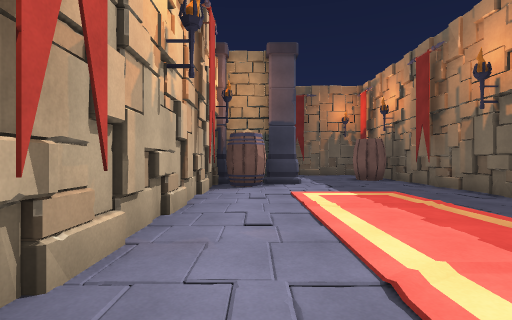
view 1 (above)

24 first-person views from a walk through a scene from a Unity 3-D project. The camera is 1.3 m above the floor, looks level and sees 85° across. The floor is counted in squares, 2 m on a side. Each view is taken from the middle of a square. On the plan, view 1 faces up. The plan holds only what a view shows up to about 9 squares ahead; the rest is blank. The player is left out.

view 2
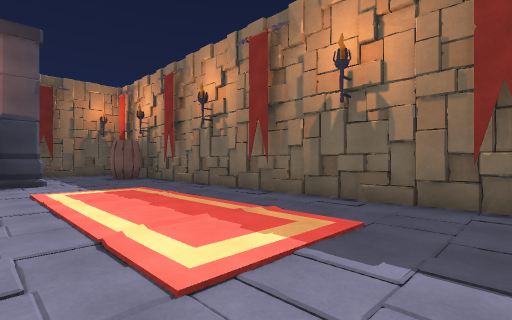

view 3
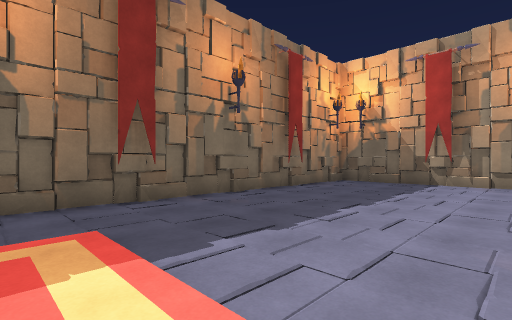

view 4
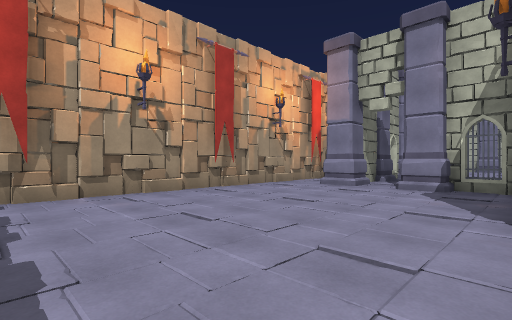

view 5
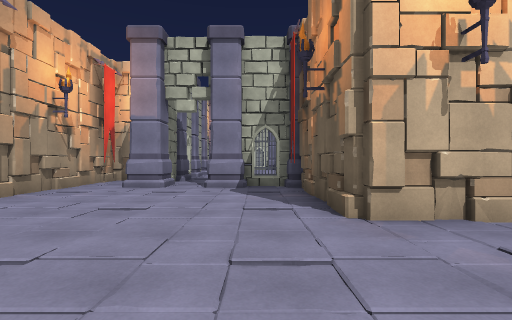

view 6
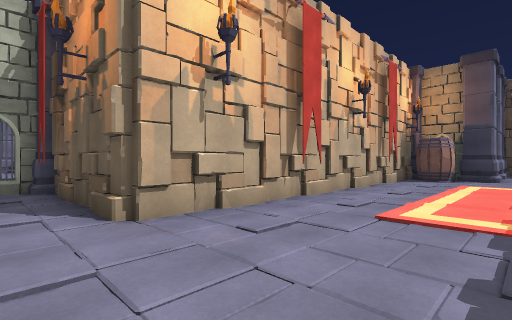

view 7
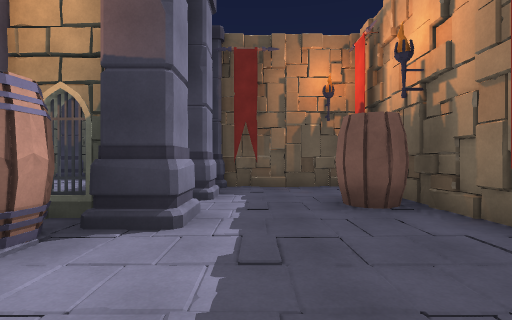

view 8
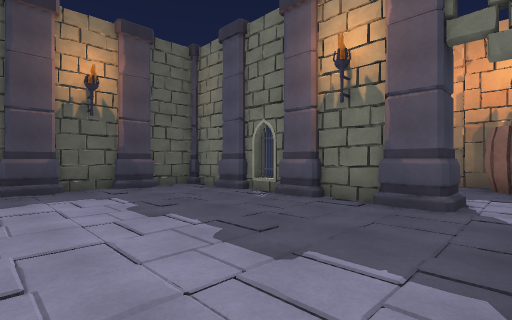

view 9
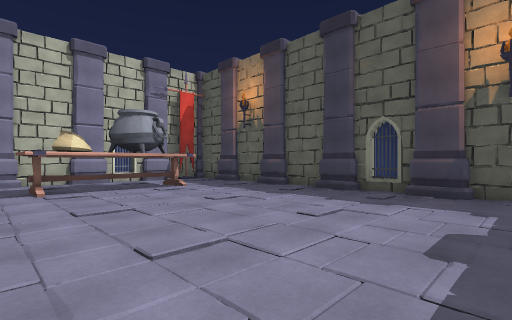

view 10
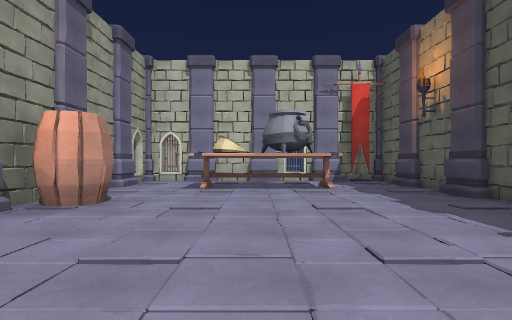

view 11
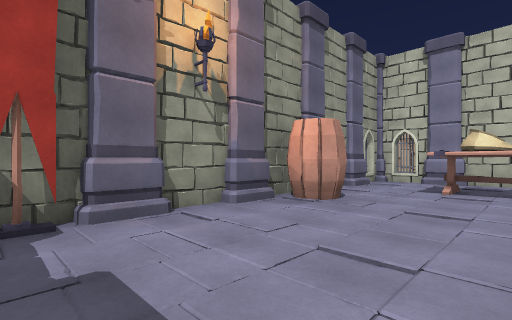

view 12
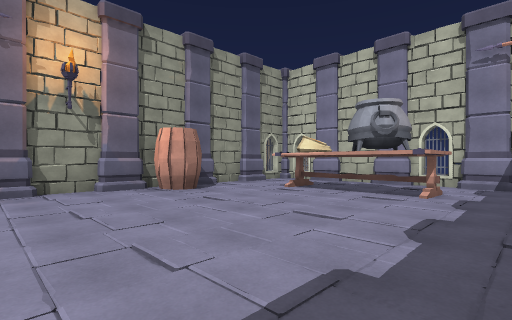

view 13
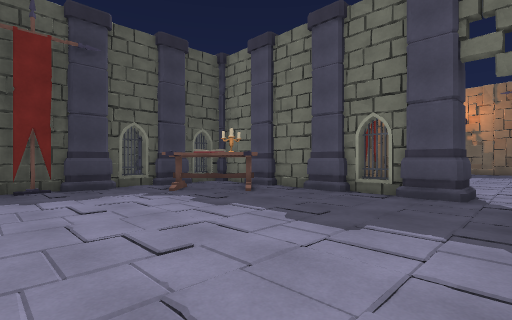

view 14
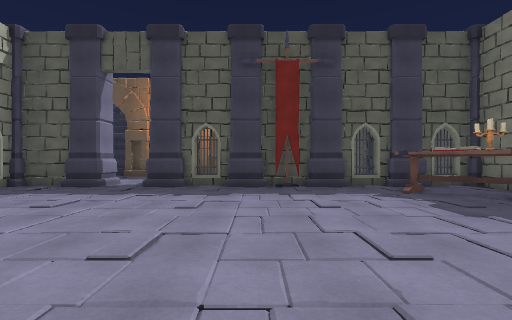

view 15
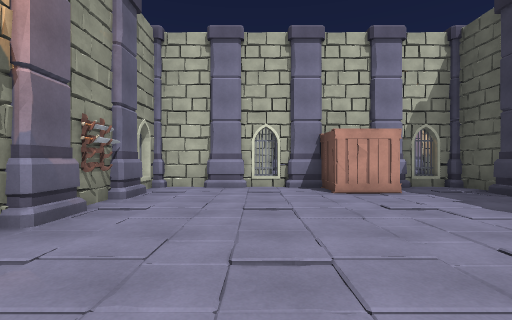

view 16
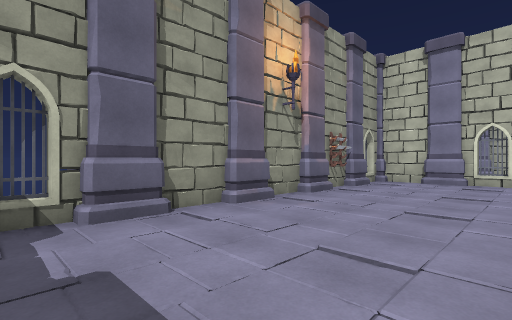

view 17
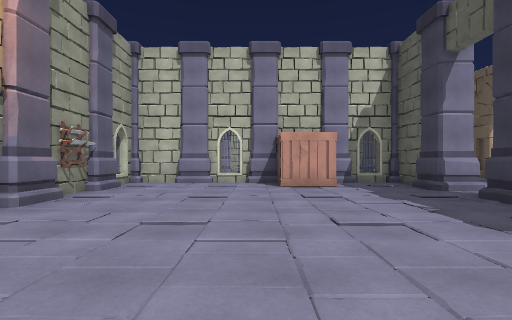

view 18
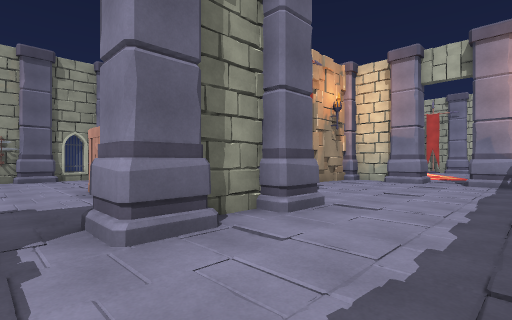

view 19
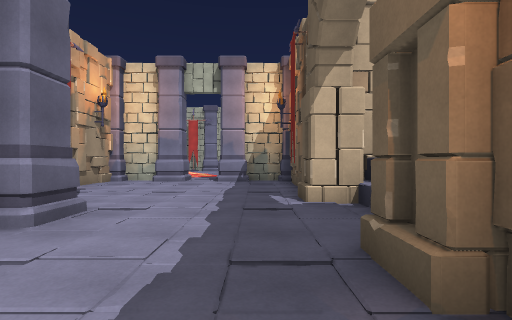

view 20
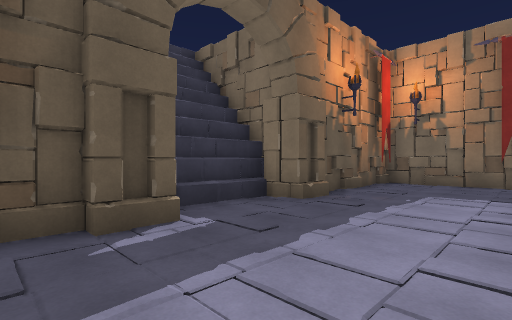

view 21
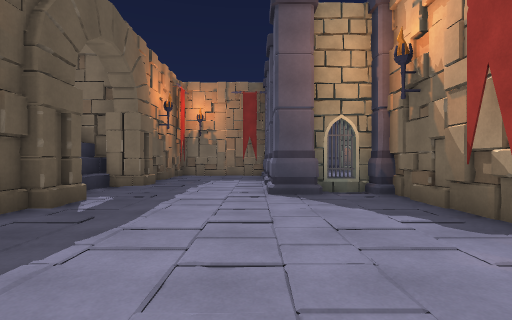

view 22
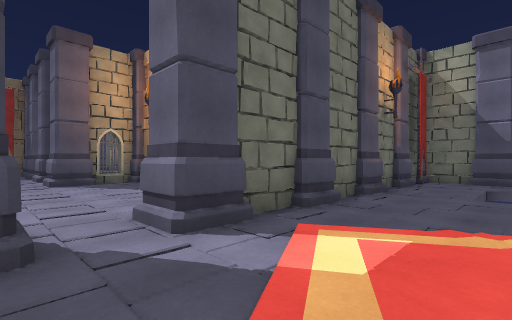

view 23
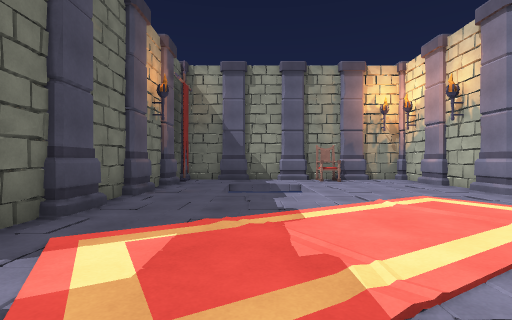

view 24
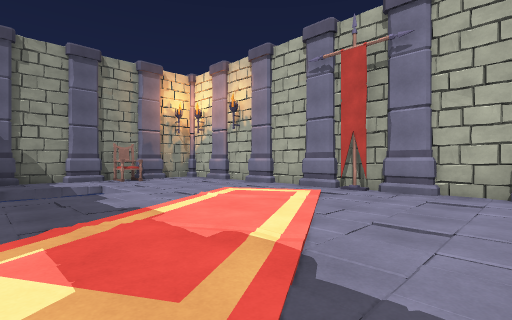

### Floor plan
Key: @ floor where view 1 was taken; # wall or solid block; x gap in a wall; . floor; / step, stairs or slope; ^ raised ledge; O other object.
Columns run from 31 left of view 1 to 5 right of it. Each row starts with its distance up from view 1.
 16                     #############
 15                     #...........#
 14                     #...........#
 13                     #.OO........x
 12                     #.OO........####
 11                     #.OO........#..
 10                     #...........#...#
  9                     #....O.........O#
  8                     #x###########...#
  7             #^^^#             #O....#
  6         #####..######         #.....#
  5         ............#         #.....#
  4 #......##...........#         #.../.#
  3 #......./..........##         #.....#
  2 #....../#.....###.#########   #.....#
  1 #..../..#.....#.........O##   #.....#
  0 #.......########.......OOO#   #@....#
 -1 #.......#     #O........O.#   #.....#
 -2 #...  ..#     #...........###^......#
 -3 #...  ..#     #...........#.........#
 -4 #.......#     #...........#.........#
 -5 #..O...##     #.....................#
 -6    #####      #x#######x###.........#
 -7                         ##..##..##..#
 -8                          ############

Where each view was taken, in squares from view 1:
view 1: 0 up, 0 right, facing up
view 2: 1 down, 0 right, facing up-right
view 3: 1 up, 0 right, facing down-right
view 4: 2 down, 2 right, facing down-left
view 5: 3 down, 2 right, facing left
view 6: 3 down, 2 right, facing up-left
view 7: 5 up, 2 right, facing up
view 8: 9 up, 4 left, facing up-right
view 9: 10 up, 2 left, facing up-left
view 10: 12 up, 2 left, facing left
view 11: 12 up, 2 left, facing down-left
view 12: 15 up, 3 left, facing down-left
view 13: 5 down, 11 left, facing up-right
view 14: 5 down, 11 left, facing up
view 15: 3 down, 10 left, facing left
view 16: 2 down, 8 left, facing down-left
view 17: 2 down, 9 left, facing left
view 18: 5 up, 14 left, facing down-left
view 19: 5 up, 14 left, facing left
view 20: 3 up, 20 left, facing up-right
view 21: 3 up, 23 left, facing right
view 22: 4 up, 26 left, facing down-right
view 23: 4 up, 26 left, facing down
view 24: 4 up, 25 left, facing down-left
